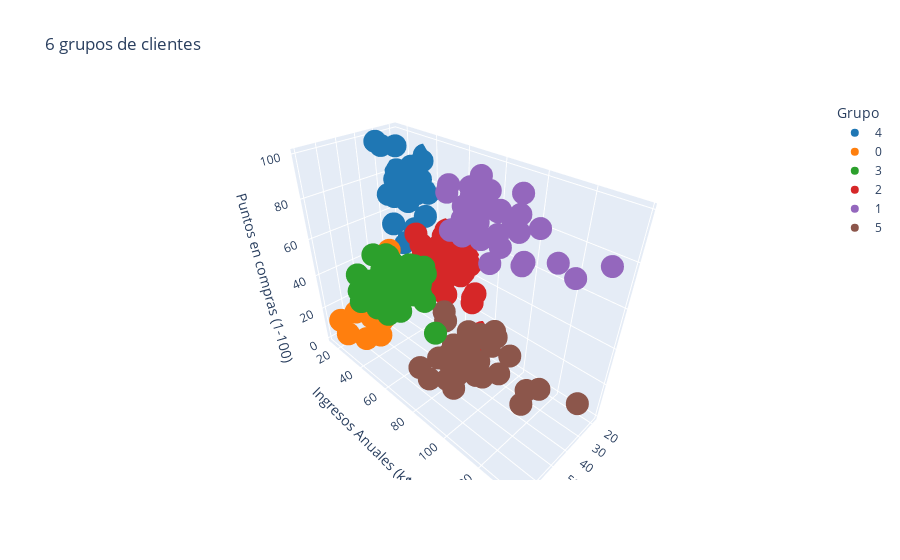

The notebook cell saved with this chart:
### Code cell
import plotly.express as px
fig = px.scatter_3d(df, x = 'Edad', y = 'Ingresos Anuales (k$)', 
                    z = 'Puntos en compras (1-100)', 
                    title='6 grupos de clientes',
                    color='Grupo',  
                    color_discrete_sequence=px.colors.qualitative.D3)
fig.show()

### Figure 1 — Plotly figure (JSON) as saved in the notebook; plotly's stock layout.template omitted (floating-point values rounded to 4 significant figures)
{"data": [{"hovertemplate": "Grupo=4<br>Edad=%{x}<br>Ingresos Anuales (k$)=%{y}<br>Puntos en compras (1-100)=%{z}<extra></extra>", "legendgroup": "4", "marker": {"color": "#1F77B4", "symbol": "circle"}, "mode": "markers", "name": "4", "scene": "scene", "showlegend": true, "type": "scatter3d", "x": [19, 21, 23, 22, 23, 30, 35, 24, 22, 20, 35, 25, 31, 29, 35, 23, 21, 18, 21, 30, 20, 24, 31, 24], "y": [15, 15, 16, 17, 18, 19, 19, 20, 20, 21, 23, 24, 25, 28, 28, 29, 30, 33, 33, 34, 37, 38, 39, 39], "z": [39, 81, 77, 76, 94, 72, 99, 77, 79, 66, 98, 73, 73, 82, 61, 87, 73, 92, 81, 73, 75, 92, 61, 65]}, {"hovertemplate": "Grupo=0<br>Edad=%{x}<br>Ingresos Anuales (k$)=%{y}<br>Puntos en compras (1-100)=%{z}<extra></extra>", "legendgroup": "0", "marker": {"color": "#FF7F0E", "symbol": "circle"}, "mode": "markers", "name": "0", "scene": "scene", "showlegend": true, "type": "scatter3d", "x": [20, 31, 35, 64, 67, 58, 37, 35, 52, 35, 46, 54, 45, 40, 60, 53, 49, 42, 36, 48, 49], "y": [16, 17, 18, 19, 19, 20, 20, 21, 23, 24, 25, 28, 28, 29, 30, 33, 33, 34, 37, 39, 39], "z": [6, 40, 6, 3, 14, 15, 13, 35, 29, 35, 5, 14, 32, 31, 4, 4, 14, 17, 26, 36, 28]}, {"hovertemplate": "Grupo=3<br>Edad=%{x}<br>Ingresos Anuales (k$)=%{y}<br>Puntos en compras (1-100)=%{z}<extra></extra>", "legendgroup": "3", "marker": {"color": "#2CA02C", "symbol": "circle"}, "mode": "markers", "name": "3", "scene": "scene", "showlegend": true, "type": "scatter3d", "x": [65, 50, 49, 59, 50, 47, 51, 69, 53, 70, 67, 54, 63, 43, 68, 70, 47, 60, 60, 59, 45, 49, 57, 67, 46, 48, 55, 50, 68, 48, 47, 48, 49, 67, 49, 66, 54, 68, 66, 65, 63, 49, 51, 50, 56], "y": [38, 40, 42, 43, 43, 43, 44, 44, 46, 46, 47, 47, 48, 48, 48, 49, 49, 50, 50, 54, 54, 54, 54, 54, 54, 54, 57, 58, 59, 60, 60, 61, 62, 62, 62, 63, 63, 63, 63, 63, 65, 65, 67, 67, 79], "z": [35, 55, 52, 60, 45, 41, 50, 46, 46, 56, 52, 59, 51, 50, 48, 55, 42, 49, 56, 47, 53, 42, 51, 41, 44, 46, 58, 46, 55, 49, 47, 42, 48, 59, 56, 50, 46, 43, 48, 52, 43, 59, 43, 57, 35]}, {"hovertemplate": "Grupo=2<br>Edad=%{x}<br>Ingresos Anuales (k$)=%{y}<br>Puntos en compras (1-100)=%{z}<extra></extra>", "legendgroup": "2", "marker": {"color": "#D62728", "symbol": "circle"}, "mode": "markers", "name": "2", "scene": "scene", "showlegend": true, "type": "scatter3d", "x": [27, 29, 31, 33, 31, 27, 19, 18, 19, 32, 26, 40, 23, 38, 21, 22, 34, 18, 40, 32, 24, 27, 20, 23, 26, 21, 19, 38, 19, 18, 19, 27, 38, 40, 23, 25, 20, 19, 28], "y": [40, 40, 40, 42, 43, 46, 46, 48, 48, 48, 54, 54, 54, 54, 54, 57, 58, 59, 60, 60, 60, 60, 61, 62, 62, 62, 63, 64, 64, 65, 65, 67, 67, 69, 70, 72, 73, 74, 76], "z": [47, 42, 42, 60, 54, 51, 55, 59, 59, 47, 54, 48, 52, 55, 57, 55, 60, 41, 40, 42, 52, 50, 49, 41, 55, 42, 54, 42, 46, 48, 50, 56, 40, 58, 29, 34, 5, 10, 40]}, {"hovertemplate": "Grupo=1<br>Edad=%{x}<br>Ingresos Anuales (k$)=%{y}<br>Puntos en compras (1-100)=%{z}<extra></extra>", "legendgroup": "1", "marker": {"color": "#9467BD", "symbol": "circle"}, "mode": "markers", "name": "1", "scene": "scene", "showlegend": true, "type": "scatter3d", "x": [39, 31, 40, 38, 39, 31, 29, 32, 35, 32, 32, 28, 32, 34, 39, 38, 27, 30, 30, 29, 31, 36, 33, 32, 28, 36, 30, 27, 35, 32, 29, 30, 28, 36, 32, 38, 35, 32, 30], "y": [69, 70, 71, 71, 71, 72, 73, 73, 74, 75, 76, 77, 77, 78, 78, 78, 78, 78, 78, 79, 81, 85, 86, 87, 87, 87, 88, 88, 93, 97, 98, 99, 101, 103, 103, 113, 120, 126, 137], "z": [91, 77, 95, 75, 75, 71, 88, 73, 72, 93, 87, 97, 74, 90, 88, 76, 89, 78, 73, 83, 93, 75, 95, 63, 75, 92, 86, 69, 90, 86, 88, 97, 68, 85, 69, 91, 79, 74, 83]}, {"hovertemplate": "Grupo=5<br>Edad=%{x}<br>Ingresos Anuales (k$)=%{y}<br>Puntos en compras (1-100)=%{z}<extra></extra>", "legendgroup": "5", "marker": {"color": "#8C564B", "symbol": "circle"}, "mode": "markers", "name": "5", "scene": "scene", "showlegend": true, "type": "scatter3d", "x": [43, 59, 47, 44, 57, 25, 48, 34, 43, 44, 47, 37, 34, 19, 50, 42, 36, 40, 36, 52, 58, 59, 37, 46, 41, 54, 41, 34, 33, 47, 45, 32], "y": [71, 71, 71, 73, 75, 77, 77, 78, 78, 78, 78, 78, 78, 81, 85, 86, 87, 87, 87, 88, 88, 93, 97, 98, 99, 101, 103, 103, 113, 120, 126, 137], "z": [35, 11, 9, 7, 5, 12, 36, 22, 17, 20, 16, 1, 1, 5, 26, 20, 27, 13, 10, 13, 15, 14, 32, 15, 39, 24, 17, 23, 8, 16, 28, 18]}], "layout": {"legend": {"title": {"text": "Grupo"}, "tracegroupgap": 0}, "scene": {"domain": {"x": [0, 1], "y": [0, 1]}, "xaxis": {"title": {"text": "Edad"}}, "yaxis": {"title": {"text": "Ingresos Anuales (k$)"}}, "zaxis": {"title": {"text": "Puntos en compras (1-100)"}}}, "title": {"text": "6 grupos de clientes"}}}
